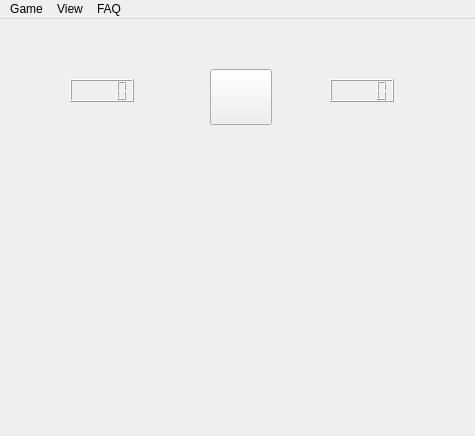
<?xml version="1.0" encoding="UTF-8"?>
<ui version="4.0">
 <class>MainWindow</class>
 <widget class="QMainWindow" name="MainWindow">
  <property name="geometry">
   <rect>
    <x>0</x>
    <y>0</y>
    <width>475</width>
    <height>436</height>
   </rect>
  </property>
  <property name="minimumSize">
   <size>
    <width>475</width>
    <height>436</height>
   </size>
  </property>
  <property name="windowTitle">
   <string>Saper</string>
  </property>
  <property name="windowIcon">
   <iconset resource="images.qrc">
    <normaloff>:/new/icons/icons/Game_icon.png</normaloff>:/new/icons/icons/Game_icon.png</iconset>
  </property>
  <property name="autoFillBackground">
   <bool>false</bool>
  </property>
  <widget class="QWidget" name="centralwidget">
   <widget class="QPushButton" name="pushButton">
    <property name="geometry">
     <rect>
      <x>210</x>
      <y>50</y>
      <width>62</width>
      <height>56</height>
     </rect>
    </property>
    <property name="text">
     <string/>
    </property>
    <property name="icon">
     <iconset resource="images.qrc">
      <normaloff>:/new/icons/icons/happy1.png</normaloff>:/new/icons/icons/happy1.png</iconset>
    </property>
    <property name="iconSize">
     <size>
      <width>50</width>
      <height>50</height>
     </size>
    </property>
   </widget>
   <widget class="QLCDNumber" name="lcdNumber">
    <property name="geometry">
     <rect>
      <x>70</x>
      <y>60</y>
      <width>64</width>
      <height>23</height>
     </rect>
    </property>
   </widget>
   <widget class="QLCDNumber" name="lcdNumber_2">
    <property name="geometry">
     <rect>
      <x>330</x>
      <y>60</y>
      <width>64</width>
      <height>23</height>
     </rect>
    </property>
   </widget>
  </widget>
  <widget class="QMenuBar" name="menubar">
   <property name="geometry">
    <rect>
     <x>0</x>
     <y>0</y>
     <width>475</width>
     <height>21</height>
    </rect>
   </property>
   <widget class="QMenu" name="menu123">
    <property name="title">
     <string>Game</string>
    </property>
    <addaction name="separator"/>
    <addaction name="actionNew_Game"/>
    <addaction name="separator"/>
    <addaction name="actionStart"/>
    <addaction name="actionAmateur"/>
    <addaction name="actionProfessional"/>
    <addaction name="actionCustom"/>
    <addaction name="action_hampions"/>
    <addaction name="separator"/>
    <addaction name="actionExit"/>
    <addaction name="separator"/>
    <addaction name="actionExit_2"/>
   </widget>
   <widget class="QMenu" name="menuFAQ">
    <property name="title">
     <string>FAQ</string>
    </property>
    <addaction name="actionRules"/>
    <addaction name="separator"/>
    <addaction name="actionAbout_Game"/>
   </widget>
   <widget class="QMenu" name="menuView">
    <property name="title">
     <string>View</string>
    </property>
    <addaction name="actionThemes"/>
    <addaction name="separator"/>
    <addaction name="actionSounds"/>
   </widget>
   <addaction name="menu123"/>
   <addaction name="menuView"/>
   <addaction name="menuFAQ"/>
  </widget>
  <action name="actionNew_Game">
   <property name="text">
    <string>New Game</string>
   </property>
   <property name="shortcut">
    <string>F2</string>
   </property>
  </action>
  <action name="actionStart">
   <property name="text">
    <string>Classic (8x8)</string>
   </property>
  </action>
  <action name="actionRules">
   <property name="text">
    <string>Rules</string>
   </property>
  </action>
  <action name="actionAbout_Game">
   <property name="text">
    <string>About</string>
   </property>
  </action>
  <action name="actionAmateur">
   <property name="text">
    <string>Easy (9x9)</string>
   </property>
  </action>
  <action name="actionProfessional">
   <property name="text">
    <string>Medium (16x16)</string>
   </property>
  </action>
  <action name="actionCustom">
   <property name="text">
    <string>Hard (30x16)</string>
   </property>
  </action>
  <action name="action_hampions">
   <property name="text">
    <string>Custom...</string>
   </property>
  </action>
  <action name="actionExit">
   <property name="text">
    <string>Champions</string>
   </property>
  </action>
  <action name="actionThemes">
   <property name="text">
    <string>Themes...</string>
   </property>
  </action>
  <action name="actionExit_2">
   <property name="text">
    <string>Exit</string>
   </property>
  </action>
  <action name="actionSounds">
   <property name="checkable">
    <bool>true</bool>
   </property>
   <property name="text">
    <string>Sounds</string>
   </property>
  </action>
 </widget>
 <resources>
  <include location="images.qrc"/>
 </resources>
 <connections/>
</ui>
